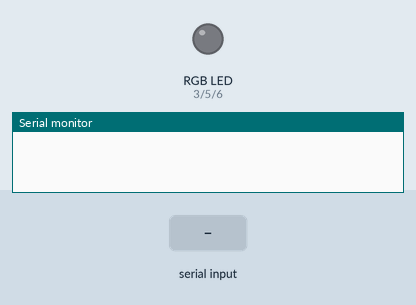
Simulated run of this sketch. Board: Arduino Uno, built with avr-gcc and run on an emulated ATmega328P. On the bench: an RGB LED mixed from three pins (HIGH = lit), the last lines printed to the serial monitor. Inputs (shaded band) come from the test bench. Dim RGB values are drawn brighter than linear.

Above: at 1.2 s.
1.3 s: "R90\n" received over Serial
At 1.8 s:
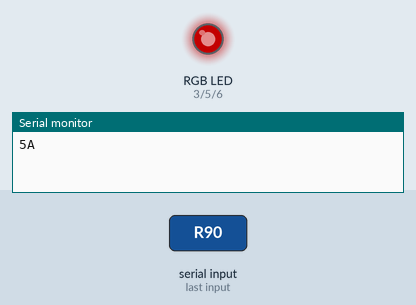
2.8 s: "R,45\n" received over Serial
At 4.0 s:
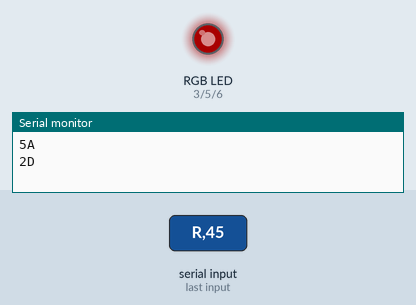
4.3 s: "G90\n" received over Serial
At 5.3 s:
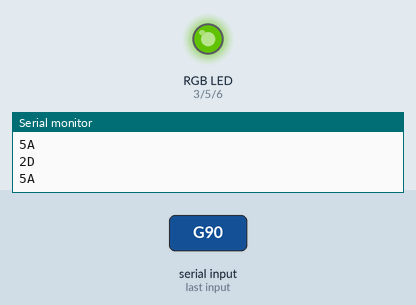
5.8 s: "R" received over Serial
At 7.9 s:
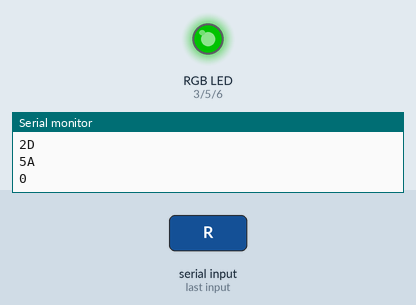
8.2 s: "G,45\n" received over Serial
At 9.4 s:
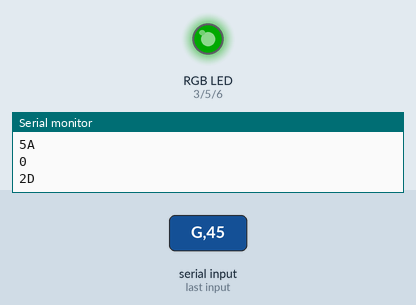
9.7 s: "B90\n" received over Serial
At 10.6 s:
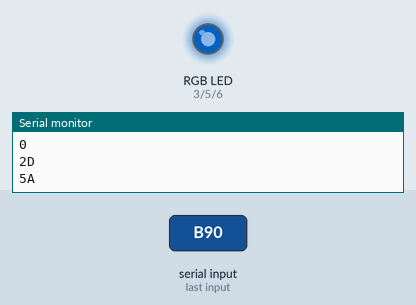
Timing chart, 0 to 12.2 s (numbered marks = the images above; inputs shaded):
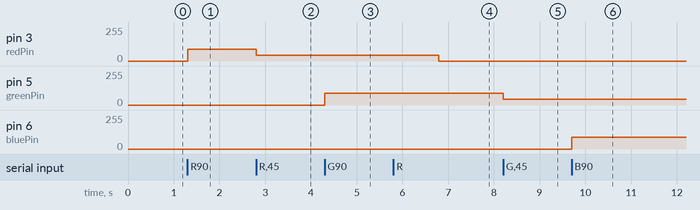

The sketch:

SliderRGB.ino
```cpp
const int redPin = 3;
int red;
const int greenPin = 5;
int green;
const int bluePin = 6;
int blue;
void setup() {
  Serial.begin(9600);

  pinMode(redPin, OUTPUT);
  pinMode(greenPin, OUTPUT);
  pinMode(bluePin, OUTPUT);
}

void loop() {
  color(red, green, blue);

  if(Serial.available() > 0){
    switch(Serial.read()){
      case 'R':
       red = Serial.parseInt();
       constrain(red, 0, 255);
       Serial.println(red, HEX);
      break;
      case 'G':
       green = Serial.parseInt();
       constrain(green, 0, 255);
       Serial.println(green, HEX);
      break;
      case 'B':
       blue = Serial.parseInt();
       constrain(blue, 0, 255);
       Serial.println(blue, HEX);
      break;
    }
  }
}
void color (unsigned char red, unsigned char green, unsigned char blue) // the color generating function
{
analogWrite(redPin, red);
analogWrite(greenPin, green);
analogWrite(bluePin, blue);
}
```

Measured:
- after the input at 1.3 s, pin 3 (redPin): 0/255 → 90/255 at once
- after the input at 2.8 s, pin 3 (redPin): 90/255 → 45/255 at once
- after the input at 4.3 s, pin 5 (greenPin): 0/255 → 90/255 at once
- after the input at 5.8 s, pin 3 (redPin): 45/255 → 0/255 after 1.0 s
- after the input at 8.2 s, pin 5 (greenPin): 90/255 → 45/255 at once
- after the input at 9.7 s, pin 6 (bluePin): 0/255 → 90/255 at once
